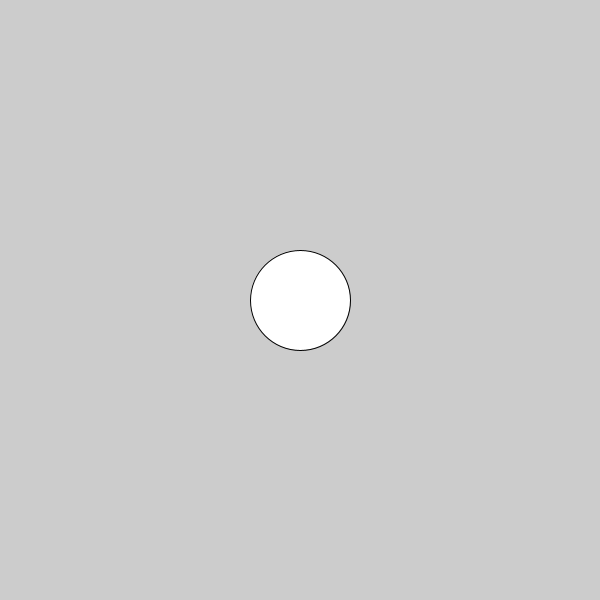
Frame 1 (no input)
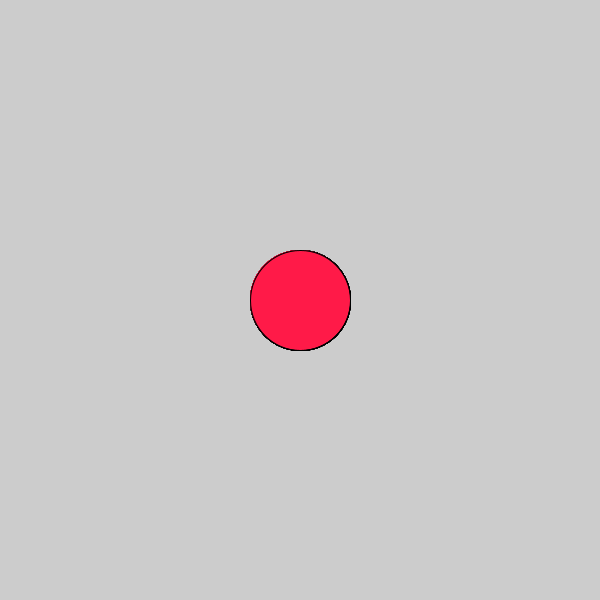
Frame 60 (the mouse pressed at the canvas centre just before this capture)
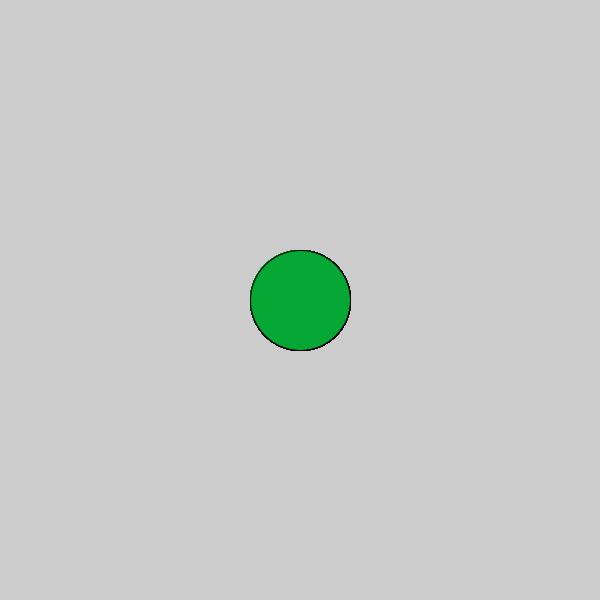
Frame 120 (the mouse held since frame 60 and released just before this capture)

The Processing sketch that drew these frames (run headless with seeded random() and noise(); from frame 60 on, the mouse is pressed at the canvas centre):

// Processing sketch: c_LogicalDot
// ── c_LogicalDot.pde

void setup() {
size(600,600);
// 1. Set the size of the sketch. Make it 600 pixels square. 
  

}

void draw() {
  
// 2. Draw an ellipse
// Run the program to make sure it works before moving on.
ellipse(300,300,100,100);

// 3. Change the color of the ellipse when the mouse is pressed.
//    Use the following code, but put your colors where indicated
//    Remember to use the   fill()  command to set colors.

if (mousePressed) {
 
   fill(#05A734);
  
} else {
  
   fill(#FF1A48);
  
}  
  
  
  
}
